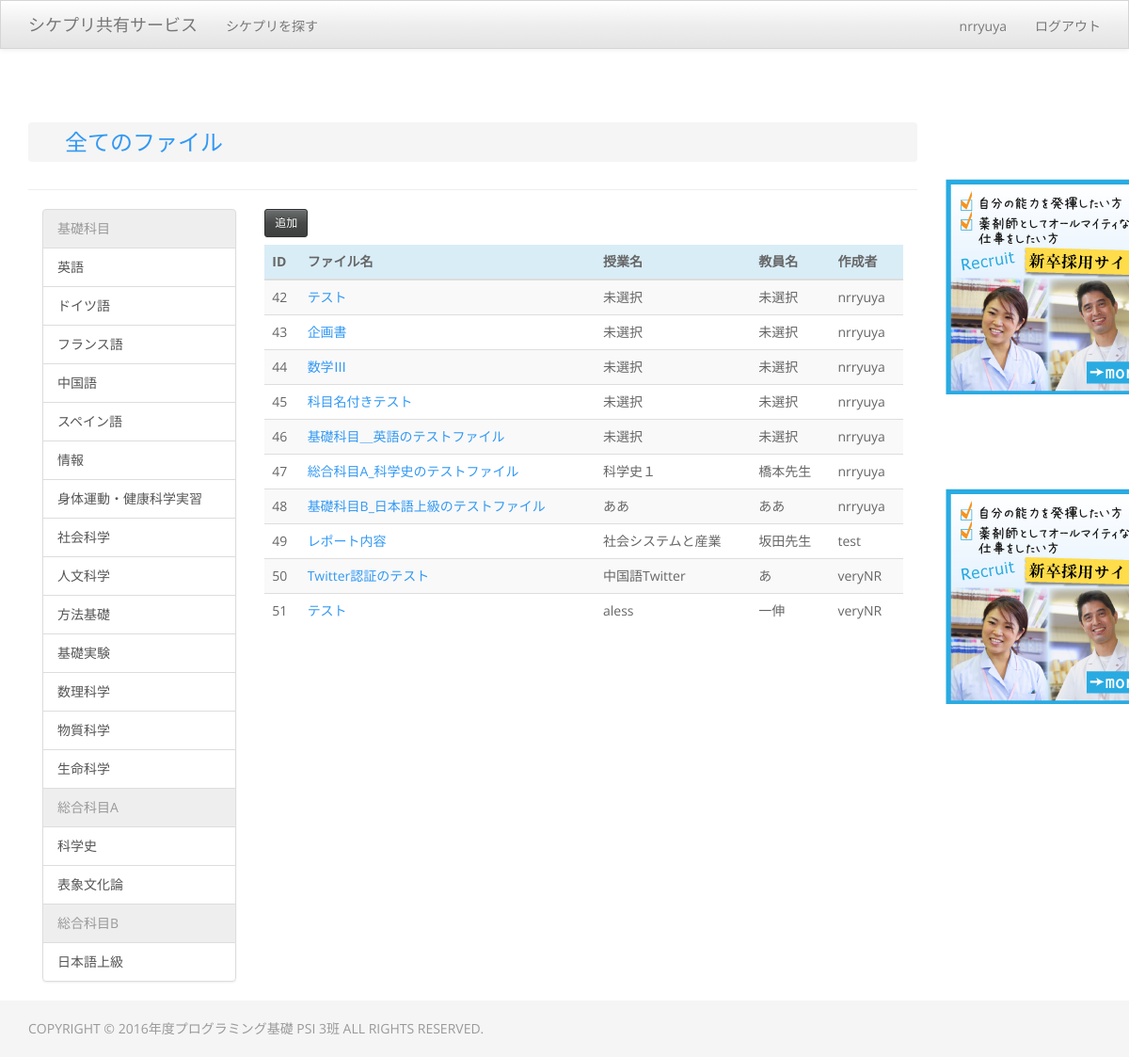
/cms/file/list/ (signed in), run on the app's committed database.
### cms/models.py (models this page shows, shortened)
class File(models.Model):
    name = models.CharField('ファイル名', max_length=255)
    author = models.ForeignKey(User)
    page = models.IntegerField('ページ数', blank=True, default=0)  # 未使用
    pdf = models.FileField()  # これが機能しているのか不明。単にviews.file_saveでidと同じ名前でMEDIAに保存されているだけかも。
    SUBJECT_CHOICES = (
        ('基礎科目', (
            ('EN', '英語'),
            ('DE', 'ドイツ語'),
            ('FR', 'フランス語'),
            ('ZH', '中国語'),
            ('ES', 'スペイン語'),
            ('JH', '情報'),
            ('SU', '身体運動・健康科学実習'),
            ('SK', '社会科学'),
            ('ZB', '人文科学'),
            ('HH', '方法基礎'),
            ('KZ', '基礎実験'),
            ('MK', '数理科学'),
            ('BK', '物質科学'),
            ('BI', '生命科学'),
        )
        ),
        ('総合科目A', (
            ('SH', '科学史'),
            ('HB', '表象文化論'),
        )
        ),
        ('総合科目B', (
            ('JL', '日本語上級'),
        )
        ),
    )
    category_list = ['基礎科目',
                     '総合科目A',
                     '総合科目B'
                     ]
    subject_list = [
        ['EN',
         'DE',
         'FR',
         'ZH',
         'ES',
         'JH',
         'SU',
         'SK',
         'ZB',
         'HH',
         'KZ',
         'MK',
         'BK',
         'BI'],
        ['SH',
         'HB'],
        ['JL']
    ]
    subject_name_list = [
        ['英語',
         'ドイツ語',
         'フランス語',
         '中国語',
         'スペイン語',
         '情報',
         '身体運動・健康科学実習',
         '社会科学',
         '人文科学',
         '方法基礎',
         '基礎実験',
         '数理科学',
         '物質科学',
         '生命科学'],
        ['科学史',
         '表象文化論'],
        ['日本語上級']
    ]
    category = models.CharField('カテゴリ', max_length=255, default="未選択")
    subject = models.CharField('科目名', max_length=3,
                               choices=SUBJECT_CHOICES,
                               default="未選択")
    class_name = models.CharField('授業名', max_length=255, default="未選択")
    teacher = models.CharField('担当教員名', max_length=255, default="未選択")

### cms/views.py (the view)
# urls.py: url(r'^file/list/(?P<category>[\w\-]+)/$', views.file_list, name='file_list'),   # 一覧
@login_required
def file_list(request, category=None, subject=None):
    if subject is None:
        if category is None:
            files = File.objects.all().order_by('id')
        else:
            files = File.objects.filter(category=category).order_by('id')
    elif not category is None:
        files = File.objects.filter(category=category, subject=subject).order_by('id')
    subject_name = get_subject_name(File.subject_list, File.subject_name_list, subject)
    return render(request,
                  'cms/file_list.html',     # 使用するテンプレート
                  {'files': files, 'category': category, 'subject': subject, 'subject_name': subject_name, 'category_list': File.category_list, 'subject_list': File.subject_list, 'subject_name_list': File.subject_name_list})         # テンプレートに渡すデータ

### cms/templatetags/tags.py (called while the page is built)
@register.filter
def return_item(l, i):
    return l[i]

### cms/views.py (called while the page is built)
def get_subject_name(subject_list, subject_name_list, subject):
    n = len(subject_list)
    for i in range(n):
        if subject in subject_list[i]:
            k = subject_list[i].index(subject)
            return subject_name_list[i][k]

### cms/templates/cms/file_list.html (shortened to what this page needs)
{% extends "base.html" %}
{% load tags %}
{% block content %}
    <h3 class="page-header">
        <ul class="breadcrumb">
        　<li><a href="{% url 'cms:file_list' %}" data-lb-orig-href="https://bootswatch.com/spacelab/#">全てのファイル</a></li>
        </ul>
    </h3>
    <div class="col-lg-3">
      <div class="list-group">
      {% for category in category_list %}
        <a href="{% url 'cms:file_list' category=category %}" class="list-group-item disabled">
          {{ category }}
        </a>
        {% with forloop.counter0 as cat_id %}
        {% for subject in subject_list|return_item:cat_id %}
        {% with forloop.counter0 as sub_id %}
        <a href="{% url 'cms:file_list' category=category subject=subject %}" class="list-group-item">
            {{ subject_name_list|return_item:cat_id|return_item:sub_id }}
        </a>
        {% endwith %}
        {% endfor %}
        {% endwith %}
      {% endfor %}
      </div>
  </div>
  <div class="col-lg-9">
    <a href="{% url 'cms:file_add' %}" class="btn btn-default btn-sm">追加</a>
    <table class="table table-striped table-hover ">
      <thead>
        <tr class="info">
          <th>ID</th>
          <th>ファイル名</th>
          <th>授業名</th>
          <th>教員名</th>
          <th>作成者</th>
        </tr>
      </thead>
      <tbody>
        {% for file in files %}
        <tr>
          <td>{{ file.id }}</td>
          <td>
              <a href="{% url 'cms:file_content' file_id=file.id %}">{{ file.name }}</a>
          </td>
          <td>{{ file.class_name }}</td>
          <td>{{ file.teacher }}</td>
          <td>{{ file.author }}</td>
        </tr>
        {% endfor %}
      </tbody>
    </table>
</div>
{% endblock content %}

### cms/templates/base.html (shortened to what this page needs)
{% load staticfiles %}
<!DOCTYPE html>
<html lang="ja">
  <head>
    <link href="{% static 'css/bootstrap-theme.min.css' %}" rel="stylesheet">
    <link rel="stylesheet" href="{% static 'css/theme.min.css' %}">
</head>
<body>
 <nav class="navbar navbar-default navbar-fixed-top">
   <div class="container">
     <div class="navbar-header">
       <a class="navbar-brand" href="{% url 'accounts:index' %}">シケプリ共有サービス</a>
     </div>
     <div id="navbar" class="navbar-collapse collapse">
       <ul class="nav navbar-nav">
         <li><a href="{% url 'cms:file_list' %}">シケプリを探す</a></li>
     </ul>
          <ul class="nav navbar-nav navbar-right">
            {% if user.is_authenticated %}
            <li><a href="{% url 'accounts:mypage' %}">{{  user.get_username }}</a></li>
            <li><a href="{% url 'accounts:logout' %}">ログアウト</a></li>
            {% else　%}
            <li><a href="{% url 'accounts:regist' %}">ユーザ登録</a></li>
            <li><a href="{% url 'accounts:login' %}">ログイン</a></li>
            {% endif %}
          </ul>
        </div>
      </div>
    </nav>
    <div class="container">
     <div class="row">
          <div class="col-lg-10">
              {% block content %}{% endblock %}
          </div>
          <div class="col-lg-2">
              <div>
                  <img border="0" src="{{MEDIA_URL}}/images/recruit.png"  vspace=100 alt="広告枠">
              </div>
              <div>
                  <img border="0" src="{{MEDIA_URL}}/images/recruit.png" alt="広告枠">
              </div>
          </div>
    </div>
    </div>
    <footer class="footer">
      <div class="container">
        <p class="text-muted">COPYRIGHT © 2016年度プログラミング基礎 PSI 3班 ALL RIGHTS RESERVED.</p>
      </div>
    </footer>
  </body>
</html>

### cms/templates/base.html (style rules this page uses)
body { padding-top: 70px; }
html { position: relative; min-height: 100%; }
body { margin-bottom: 60px; }
.footer { position: absolute; bottom: 0; width: 100%; height: 60px; background-color: #f5f5f5; }
.container .text-muted { margin: 20px 0; }

### cms/templates/cms/file_list.html (style rules this page uses)
table { margin-top: 8px; }

### data on the page
File: id "42", name "テスト", class_name "未選択", teacher "未選択", author "nrryuya"
File: id "43", name "企画書", class_name "未選択", teacher "未選択", author "nrryuya"
File: id "44", name "数学Ⅲ", class_name "未選択", teacher "未選択", author "nrryuya"
File: id "45", name "科目名付きテスト", class_name "未選択", teacher "未選択", author "nrryuya"
File: id "46", name "基礎科目＿英語のテストファイル", class_name "未選択", teacher "未選択", author "nrryuya"
File: id "47", name "総合科目A_科学史のテストファイル", class_name "科学史１", teacher "橋本先生", author "nrryuya"
File: id "48", name "基礎科目B_日本語上級のテストファイル", class_name "ああ", teacher "ああ", author "nrryuya"
File: id "49", name "レポート内容", class_name "社会システムと産業", teacher "坂田先生", author "test"
File: id "50", name "Twitter認証のテスト", class_name "中国語Twitter", teacher "あ", author "veryNR"
File: id "51", name "テスト", class_name "aless", teacher "一伸", author "veryNR"

### other printed values
{{ user.get_username }} "nrryuya"
{{ category }} "基礎科目" "総合科目A" "総合科目B"
{{ subject_name_list|return_item:cat_id|return_item:sub_id }} "英語" "ドイツ語" "フランス語" "中国語" "スペイン語" "情報" "身体運動・健康科学実習" "社会科学" "人文科学" "方法基礎" "基礎実験" "数理科学" "物質科学" "生命科学" "科学史" "表象文化論" "日本語上級"
